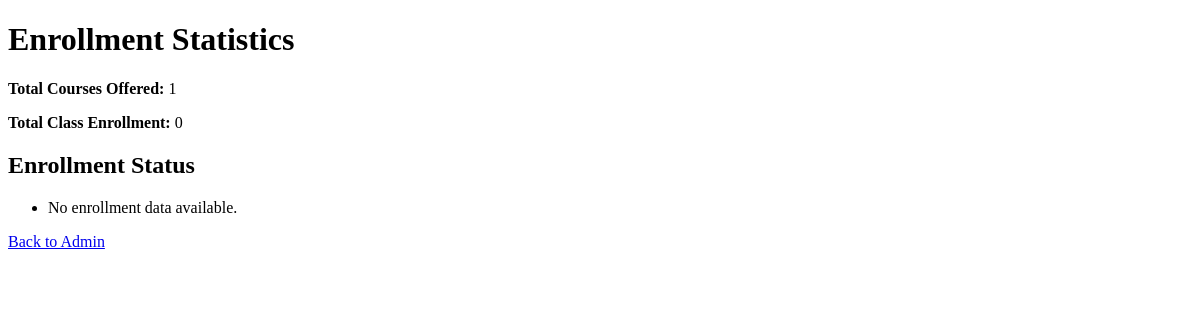
/report/, run on an earlier commit of the app's database.
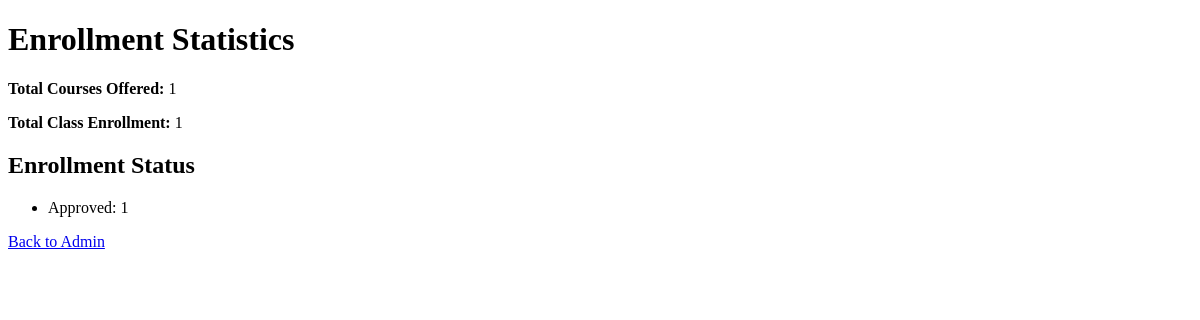
And on a later commit of the database.
### administration/models.py (models this page shows, shortened)
class Enrollment(models.Model):
    STATUS_OPTIONS = (
        ('pending', 'Pending'),
        ('approved', 'Approved'),
        ('rejected', 'Rejected')
    )
    student = models.ForeignKey(
        settings.AUTH_USER_MODEL,
        on_delete=models.CASCADE,
        related_name='enrollments'
    )
    course = models.ForeignKey(Course, on_delete=models.CASCADE, related_name='enrollments')
    status = models.CharField(max_length=10, choices=STATUS_OPTIONS, default='pending')
    enrollment_date = models.DateTimeField(auto_now_add=True)

### administration/views.py (the view)
# urls.py: path('report/', report, name='report'),
def report(request):
    courseCount = Course.objects.count()
    enrollment = Enrollment.objects.count()
    status = Enrollment.objects.values('status').annotate(count=Count('id'))
    context = {
        'courseCount': courseCount,
        'enrollment': enrollment,
        'status': status,
    }
    return render(request, 'report.html', context)

### templates/report.html (shortened to what this page needs)
<!DOCTYPE html>
<html lang="en">
<head>
</head>
<body>
    <h1>Enrollment Statistics</h1>
    <p><strong>Total Courses Offered: </strong>{{ courseCount }}</p>
    <p><strong>Total Class Enrollment: </strong>{{ enrollment }}</p>
    <h2>Enrollment Status</h2>
    <ul>
      {% for i in status %}
        <li>{{i.status|capfirst }}: {{i.count}}</li>
      {% empty %}
        <li>No enrollment data available.</li>
      {% endfor %}
    </ul>
    <p><a href="/admin/">Back to Admin</a> </p>
</body>
</html>

What changed in the data, as far as the page shows it:
added Enrollment: status "Approved", count "1"
Also different on the page:
{{ enrollment }}: "0" → "1"
text no longer shown: "No enrollment data available."
